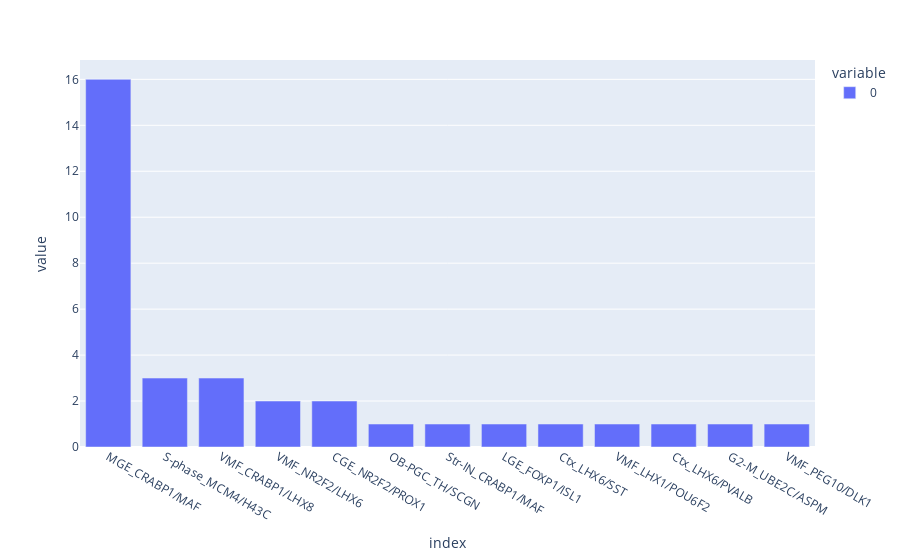

Notebook cell for this chart:
### Code cell
second_confident = pd.Series(le.inverse_transform(topk.loc[MGE_cluster, 2]))

px.bar(second_confident.value_counts())

### Figure 1 — Plotly figure (JSON) as saved in the notebook; plotly's stock layout.template omitted (floating-point values rounded to 4 significant figures)
{"data": [{"alignmentgroup": "True", "hovertemplate": "variable=0<br>index=%{x}<br>value=%{y}<extra></extra>", "legendgroup": "0", "marker": {"color": "#636efa", "pattern": {"shape": ""}}, "name": "0", "offsetgroup": "0", "orientation": "v", "showlegend": true, "textposition": "auto", "type": "bar", "x": ["MGE_CRABP1/MAF", "S-phase_MCM4/H43C", "VMF_CRABP1/LHX8", "VMF_NR2F2/LHX6", "CGE_NR2F2/PROX1", "OB-PGC_TH/SCGN", "Str-IN_CRABP1/MAF", "LGE_FOXP1/ISL1", "Ctx_LHX6/SST", "VMF_LHX1/POU6F2", "Ctx_LHX6/PVALB", "G2-M_UBE2C/ASPM", "VMF_PEG10/DLK1"], "xaxis": "x", "y": [16, 3, 3, 2, 2, 1, 1, 1, 1, 1, 1, 1, 1], "yaxis": "y"}], "layout": {"barmode": "relative", "legend": {"title": {"text": "variable"}, "tracegroupgap": 0}, "margin": {"t": 60}, "xaxis": {"anchor": "y", "domain": [0, 1], "title": {"text": "index"}}, "yaxis": {"anchor": "x", "domain": [0, 1], "title": {"text": "value"}}}}
